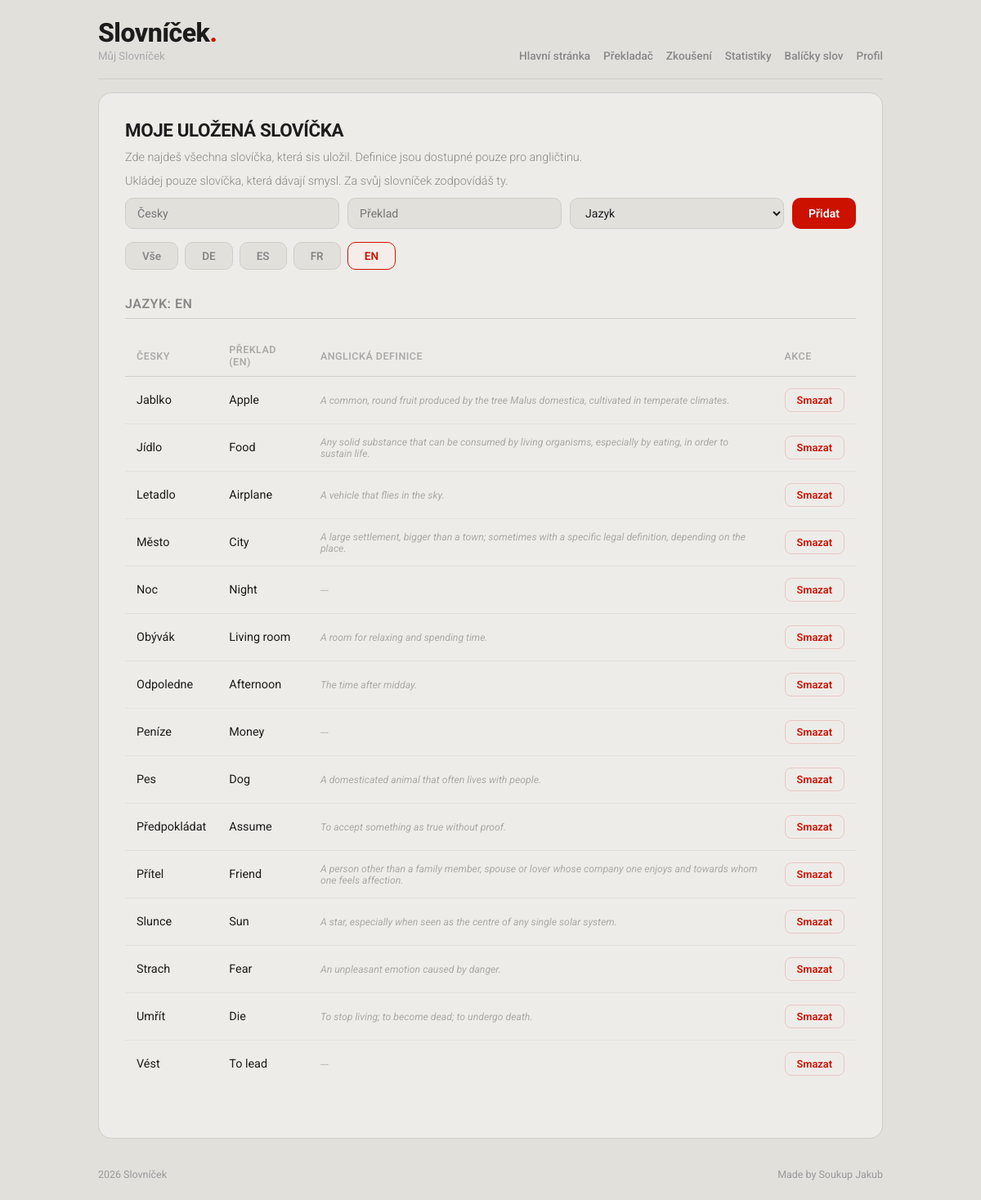
Screenshot of /slovicka.php?jazyk=en (signed in) with the database file from the repository.
### tables this page shows
CREATE TABLE IF NOT EXISTS `words` (
  `id` int NOT NULL AUTO_INCREMENT,
  `cz` varchar(255) NOT NULL,
  `translation` varchar(255) NOT NULL,
  `vyznam` text,
  `level` int NOT NULL DEFAULT '1',
  `next_review` datetime NOT NULL,
  `user_id` int NOT NULL,
  `lang_id` int NOT NULL,
  PRIMARY KEY (`id`),
  KEY `words_user_id_users` (`user_id`),
  KEY `words_lang_id_languages` (`lang_id`)
);

### slovicka.php (the view, shortened to what this page needs)
<?php
require 'dbconnect.php';
$user_id = $_SESSION["user_id"];
$sql = "SELECT words.id, words.cz, words.translation, words.vyznam, languages.lang_code
        FROM words
        JOIN languages ON words.lang_id = languages.id
        WHERE words.user_id = '$user_id'
        ORDER BY words.cz ASC";
$result = mysqli_query($conn, $sql);
$slovnik = [];
while($row = mysqli_fetch_assoc($result)){
    $jazyk = $row["lang_code"];
    $slovnik[$jazyk][] = $row;
}
if(isset($_GET["jazyk"])){
    $aktivni_jazyk = $_GET["jazyk"];
}else{
    $aktivni_jazyk = "vse";
}
?>
<!DOCTYPE html>
<html lang="en">
<head>
</head>
<body>
<div class="wrapper">
    <header class="site-header">
        <div class="header-left">
            <h1>Slovníček<span>.</span></h1>
            <p class="tagline">Můj Slovníček</p>
        </div>
        <nav class="header-right">
            <a href="index.php">Hlavní stránka</a>
            <a href="prekladac.php">Překladač</a>
            <a href="zkouseni.php">Zkoušení</a>
            <a href="statistiky.php">Statistiky</a>
            <a href="balicek.php">Balíčky slov</a>
            <a href="profil.php">Profil</a>
        </nav>
    </header>
    <div class="panel">
        <h2>Moje Uložená Slovíčka</h2>
        <p class="vitej">Zde najdeš všechna slovíčka, která sis uložil. Definice jsou dostupné pouze pro angličtinu.</p>
        <p class="vitej">Ukládej pouze slovíčka, která dávají smysl. Za svůj slovníček zodpovídáš ty.</p>
        <form method="POST" action="slovicka.php" class="form-pridat">
            <input type="text" name="cz" placeholder="Česky" required>
            <input type="text" name="translation" placeholder="Překlad" required>
            <select name="lang_id" required>
                <option value="">Jazyk</option>
            </select>
            <button type="submit" name="pridat_rucne" class="btn-pridat">Přidat</button>
        </form>
        <?php if(empty($slovnik)){ ?>
            <p class="empty-slovnik">Zatím nemáš uložená žádná slovíčka.</p>
        <?php }else{ ?>
            <div class="lang-filter">
                <a href="slovicka.php" class="btn-filter <?php if ($aktivni_jazyk == "vse"){ echo "aktivni";} ?>">
                Vše</a>
                <?php foreach($slovnik as $kod_jazyka => $slovicka){ ?>
                    <a href="slovicka.php?jazyk=<?php echo $kod_jazyka; ?>"
                        class="btn-filter <?php if($aktivni_jazyk == $kod_jazyka){ echo "aktivni"; } ?>">
                        <?php echo strtoupper($kod_jazyka); ?>
                    </a>
                <?php } ?>
            </div>
            <?php foreach($slovnik as $kod_jazyka => $slovicka){ ?>
                <?php if($aktivni_jazyk == "vse" or $aktivni_jazyk == $kod_jazyka){ ?>
                    <h3>Jazyk: <?php echo strtoupper($kod_jazyka); ?></h3>
                    <table>
                        <thead>
                            <tr>
                                <th>Česky</th>
                                <th>Překlad (<?php echo strtoupper($kod_jazyka); ?>)</th>
                                <?php if ($kod_jazyka == "en") { ?>
                                    <th>Anglická definice</th>
                                <?php } ?>
                                <th>Akce</th>
                            </tr>
                        </thead>
                        <tbody>
                            <?php foreach($slovicka as $slovo){ ?>
                                <tr>
                                    <td><?php echo htmlspecialchars($slovo["cz"]); ?></td>
                                    <td><?php echo htmlspecialchars($slovo["translation"]); ?></td>
                                    <?php if ($kod_jazyka == "en") { ?>
                                        <td class="definice-text">
                                            <?php if($slovo["vyznam"] != ""){ ?>
                                                <?php echo htmlspecialchars($slovo["vyznam"]); ?>
                                            <?php }else{ ?>
                                                ---
                                            <?php } ?>
                                        </td>
                                    <?php } ?>
                                    <td>
                                        <a href="smazat.php?id=<?php echo $slovo["id"]; ?>&jazyk=<?php echo $kod_jazyka; ?>"
                                        class="btn-smazat"
                                        onclick="return confirm('Opravdu smazat?')">Smazat</a>
                                    </td>
                                </tr>
                            <?php } ?>
                        </tbody>
                    </table>
                <?php } ?>
            <?php } ?>
        <?php } ?>
    </div>
    <footer class="footer">
        <span>2026 Slovníček</span>
        <span>Made by Soukup Jakub</span>
    </footer>
</div>
</body>
</html>

### slovicka.php (style rules this page uses)
*, *::before, *::after { margin: 0; padding: 0; box-sizing: border-box; }
body { background-color: #e2e0db; color: #1c1c1c; font-family: 'Roboto', sans-serif; min-height: 100vh; padding: 24px 16px; }
.wrapper { max-width: 960px; margin: 0 auto; display: flex; flex-direction: column; gap: 16px; }
.site-header { display: flex; justify-content: space-between; align-items: flex-end; padding-bottom: 20px; border-bottom: 1px solid #d0cdc7; }
.header-left h1 { font-size: 2rem; font-weight: 800; color: #1c1c1c; letter-spacing: -0.5px; line-height: 1; }
.header-left h1 span { color: #cc1100; }
.header-left .tagline { margin-top: 5px; font-size: 0.83rem; color: #aaa; }
.header-right { display: flex; gap: 16px; align-items: center; }
.header-right a { font-size: 0.85rem; font-weight: 500; color: #888; text-decoration: none; transition: color 0.2s; }
.panel { background-color: #eeece8; border: 1px solid #d0cdc7; border-radius: 16px; padding: 32px; display: flex; flex-direction: column; gap: 8px; }
h2 { font-size: 1.4rem; font-weight: 700; letter-spacing: -0.4px; text-transform: uppercase; color: #1c1c1c; margin-bottom: 4px; }
h3 { font-size: 1rem; font-weight: 600; text-transform: uppercase; letter-spacing: 0.5px; color: #888; margin-bottom: 12px; padding-bottom: 8px; border-bottom: 1px solid #d0cdc7; }
.vitej { color: #888; font-size: 0.9rem; font-weight: 300; margin-bottom: 4px; }
.lang-filter { display: flex; gap: 8px; flex-wrap: wrap; margin-bottom: 24px; }
.btn-filter { display: inline-block; padding: 8px 20px; background-color: #e2e0db; color: #888; border: 1px solid #d0cdc7; border-radius: 10px; font-family: 'Roboto', sans-serif; font-weight: 600; font-size: 0.85rem; text-decoration: none; transition: background-color 0.2s, color 0.2s, border-color 0.2s; }
.btn-filter.aktivni { background-color: #f5ede9; color: #cc1100; border-color: #cc1100; }
.form-pridat { display: flex; gap: 10px; flex-wrap: wrap; margin-bottom: 8px; }
.form-pridat input, .form-pridat select { padding: 9px 14px; border: 1px solid #d0cdc7; border-radius: 10px; background-color: #e2e0db; font-family: 'Roboto', sans-serif; font-size: 0.88rem; color: #1c1c1c; outline: none; flex: 1; min-width: 130px; }
.btn-pridat { padding: 9px 20px; background-color: #cc1100; color: #fff; border: none; border-radius: 10px; font-family: 'Roboto', sans-serif; font-weight: 600; font-size: 0.88rem; cursor: pointer; transition: background-color 0.2s; white-space: nowrap; }
table { border-collapse: collapse; width: 100%; margin-bottom: 30px; font-size: 0.9rem; }
th { background-color: transparent; color: #aaa; font-weight: 600; font-size: 0.78rem; text-transform: uppercase; letter-spacing: 0.5px; padding: 10px 14px; text-align: left; border-bottom: 1px solid #d0cdc7; }
td { padding: 14px; color: #1c1c1c; text-align: left; border-bottom: 1px solid #e2e0db; }
tbody tr:last-child td { border-bottom: none; }
.definice-text { color: #aaa; font-style: italic; font-size: 0.85em; }
.btn-smazat { display: inline-block; padding: 6px 14px; background-color: transparent; color: #cc1100; border: 1px solid #e8c8c3; border-radius: 8px; text-decoration: none; font-weight: 600; font-size: 0.8rem; font-family: 'Roboto', sans-serif; transition: background-color 0.2s, color 0.2s, border-color 0.2s; }
.footer { margin-top: 20px; display: flex; justify-content: space-between; font-size: 0.78rem; color: #999; }

### rows the page displays
words: cz "Jablko", translation "Apple", vyznam "A common, round fruit produced by the tree Malus domestica, cultivated in temperate climates."
words: cz "Jídlo", translation "Food", vyznam "Any solid substance that can be consumed by living organisms, especially by eating, in order to sustain life."
words: cz "Letadlo", translation "Airplane", vyznam "A vehicle that flies in the sky."
words: cz "Město", translation "City", vyznam "A large settlement, bigger than a town; sometimes with a specific legal definition, depending on the place."
words: cz "Noc", translation "Night"
words: cz "Obývák", translation "Living room", vyznam "A room for relaxing and spending time."
words: cz "Odpoledne", translation "Afternoon", vyznam "The time after midday."
words: cz "Peníze", translation "Money"
words: cz "Pes", translation "Dog", vyznam "A domesticated animal that often lives with people."
words: cz "Předpokládat", translation "Assume", vyznam "To accept something as true without proof."
words: cz "Přítel", translation "Friend", vyznam "A person other than a family member, spouse or lover whose company one enjoys and towards whom one feels affection."
words: cz "Slunce", translation "Sun", vyznam "A star, especially when seen as the centre of any single solar system."
words: cz "Strach", translation "Fear", vyznam "An unpleasant emotion caused by danger."
words: cz "Umřít", translation "Die", vyznam "To stop living; to become dead; to undergo death."
words: cz "Vést", translation "To lead"

### other values shown
$kod_jazyka "DE"
$kod_jazyka "ES"
$kod_jazyka "FR"
$kod_jazyka "EN"
